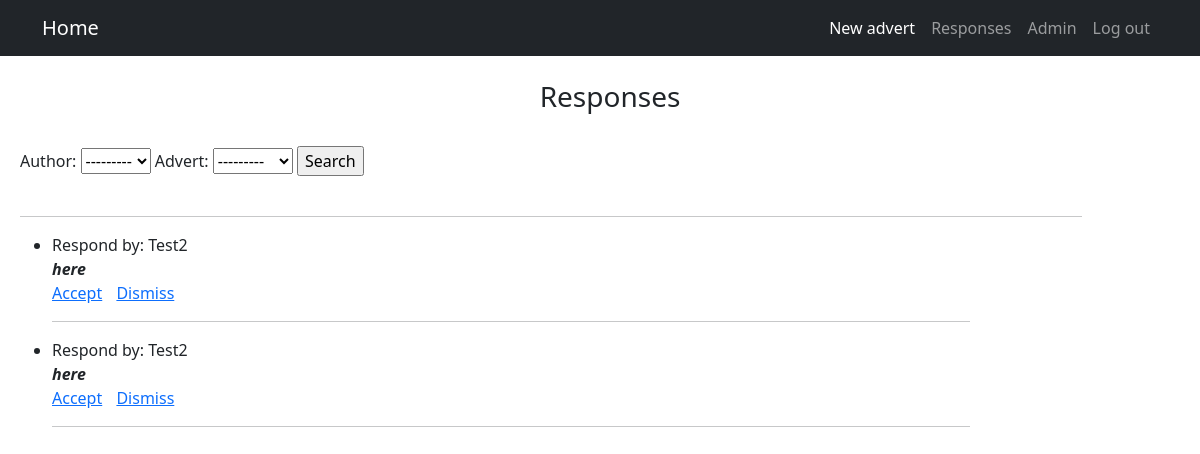
Before: /responses (signed in) with the older database file.
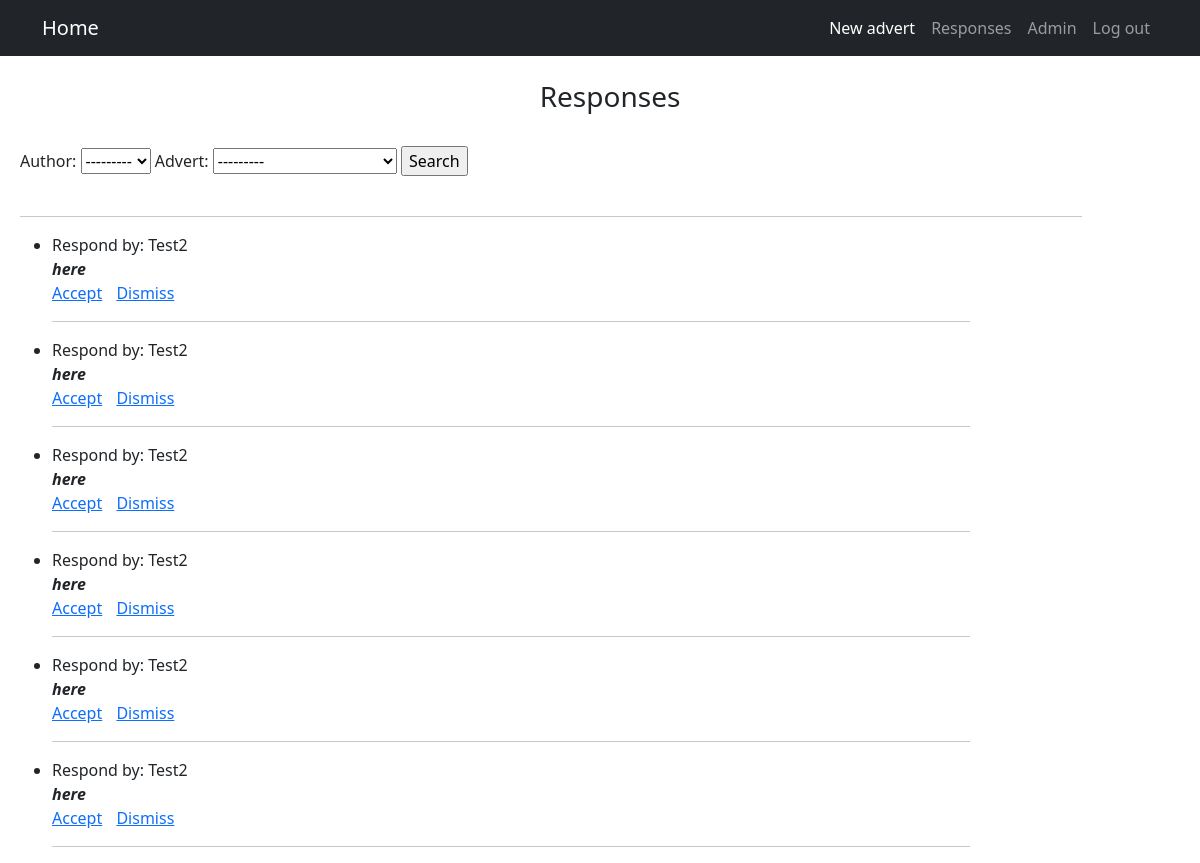
After: the same page with the newer database file.
### AdvApp/models.py (models this page shows)
class Response(models.Model):
    id_user = models.ForeignKey(User, on_delete=models.CASCADE)
    id_advert = models.ForeignKey(Advert, on_delete=models.CASCADE)
    text = models.TextField()
    accepted = models.BooleanField(default=False)

### AdvApp/views.py (the view)
# urls.py: path('responses', ResponseList.as_view(), name = 'responses'),
class ResponseList(ListView):
    model = Response
    template_name = 'responses.html'
    context_object_name = 'responseList'
    def get_context_data(self, **kwargs):
        context = super().get_context_data(**kwargs)
        user_adverts = Advert.objects.filter(id_user=self.request.user)
        query = Response.objects.filter(id_advert__in=user_adverts).order_by('-id_user')
        context['filter'] = ResponseFilter(self.request.GET, queryset=query)
        return context

### AdvApp/models.py (called while the page is built)
    def __str__(self):
        string = self.text[0:20]
        if len(self.text) > len(string):
            string += "..."
        return string

### templates/responses.html (shortened to what this page needs)
{% extends 'deafult.html' %}
{% block content %}
    <br>
    <div align="center">
    <h3>Responses</h3>
    </div>
    <br>
    <form method="GET">
        {{ filter.form }}
        <input type="submit" value="Search">
    </form>
    <br>
    <hr style="width:90%;text-align:left;margin-left:0">
    {% if responseList %}
    <ul>
        {% for record in filter.qs %}
            {% if not record.accepted %}
            <li>
                <p align="left">
                    Respond by: {{ record.id_user }}
                <br>
                    <b><i>{{ record.text }}</i></b>
                <br>
                    {% if not record.accepted %}
                        <a href="responses/accept/{{ record.pk }}">Accept</a>
                    {% else %}
                        Accepted
                    {% endif %}
                    <span style="padding-left: 10px;">
                        <a href="responses/delete/{{ record.pk }}">Dismiss</a>
                    </span>
                </p>
            </li>
            <hr style="width:80%;text-align:left;margin-left:0">
            {% endif %}
        {% endfor %}
    </ul>
    {% else %}
        <h3>Nothing here</h3>
    {% endif %}
{% endblock content %}

### templates/deafult.html (shortened to what this page needs)
{% load static %}
<!DOCTYPE html>
<html lang="en">
    <head>
        <link href="{% static 'css/styles.css' %}" rel="stylesheet" />
    </head>
    <body>
        <nav class="navbar navbar-expand-lg navbar-dark bg-dark">
            <div class="container">
                <a class="navbar-brand" href="/">Home</a>
                <div class="collapse navbar-collapse" id="navbarSupportedContent">
                    <ul class="navbar-nav ms-auto mb-2 mb-lg-0">
                        {% if request.user.is_authenticated %}
                        <li class="nav-item">
                            <a class="nav-link active" aria-current="page" href="/adverts/add">New advert</a>
                        </li>
                        <li class="nav-item active">
                            <a class="nav-link" href="/adverts/responses">Responses</a>
                        </li>
                        {% endif %}
                        <li class="nav-item"><a class="nav-link" href="/admin">Admin</a></li>
                        <li class="nav-item active">
                            {% if request.user.is_authenticated %}
                                 <a class="nav-link" href="/accounts/logout/">Log out</a>
                            {% else %}
                                 <a class="nav-link" href="/accounts/login/">Log in</a>
                            {% endif %}
                        </li>
                        </ul>
                </div>
            </div>
        </nav>
    <div  style='margin-left:20px' >
        {% block content %}{% endblock content %}
    </div>
    </body>
</html>

Changed rows visible on the page:
added Response: id_user "Test2", text "here"
added Response: id_user "Test2", text "here"
added Response: id_user "Test2", text "here"
added Response: id_user "Test2", text "here"
